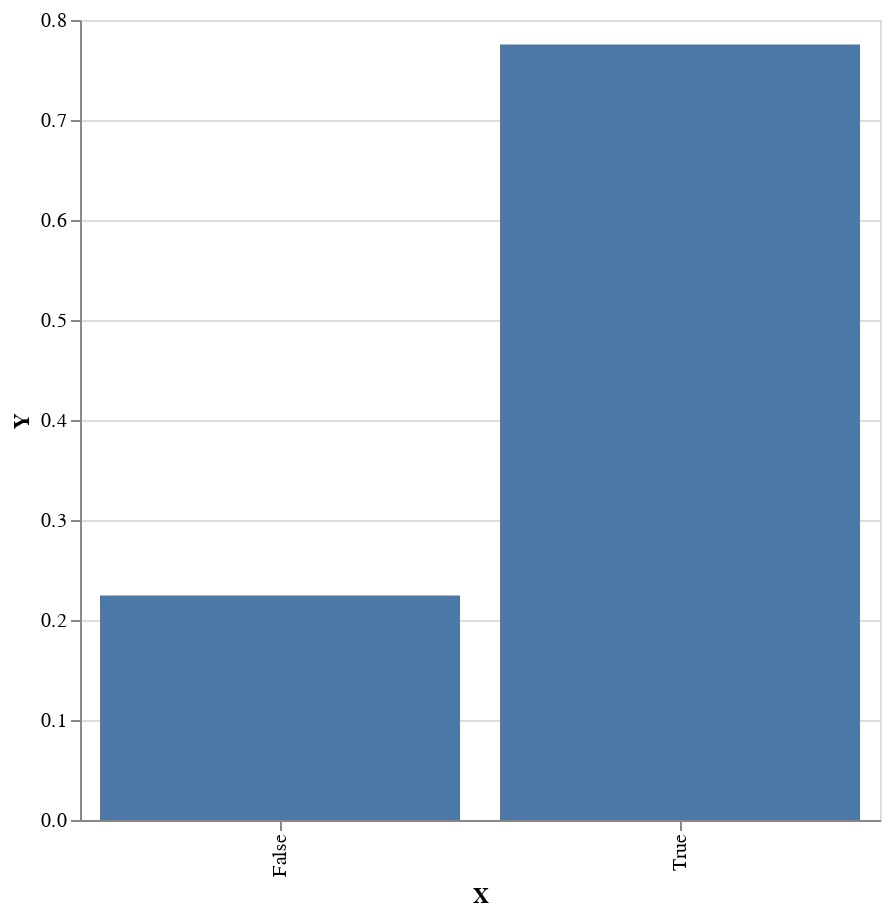

The notebook cell saved with this chart:
### Code cell
sampler $ 
    plot . fmap (bimap (T.pack . show) (ln . exp)) . toEmpiricalWeighted <$> 
    replicateM 1000 (weighted $ posterior model observations2)

### Figure 1 — Vega-Lite specification as saved in the notebook (floating-point values rounded to 4 significant figures)
{"$schema": "https://vega.github.io/schema/vega-lite/v4.json", "data": {"values": [{"X": "True", "Y": 0.7756}, {"X": "False", "Y": 0.2244}]}, "encoding": {"x": {"field": "X", "type": "nominal"}, "y": {"field": "Y", "type": "quantitative"}}, "height": 400, "mark": "bar", "width": 400}
